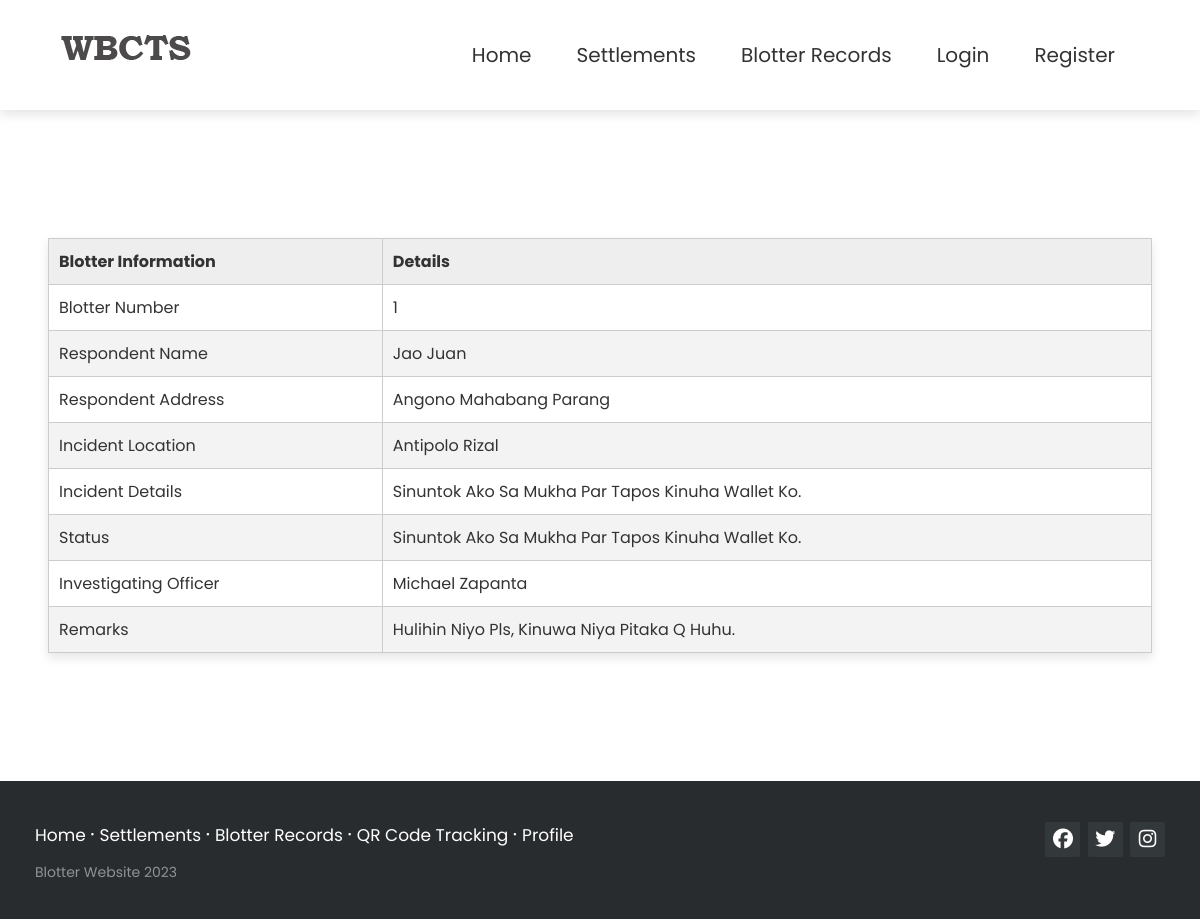
Page /view-blotters.php on the committed database.
### tables this page shows
CREATE TABLE `blotter_records` (
  `id` int(11) NOT NULL,
  `complainant_id` int(11) NOT NULL,
  `complainant_name` varchar(255) NOT NULL,
  `respondent_name` varchar(255) NOT NULL,
  `respondent_address` varchar(255) NOT NULL,
  `incident_location` varchar(255) NOT NULL,
  `incident_details` longtext NOT NULL,
  `incident_type` varchar(255) NOT NULL,
  `blotter_status` varchar(255) DEFAULT 'pending',
  `investigating_officer` varchar(255) DEFAULT NULL,
  `remarks` varchar(255) NOT NULL,
  `qrcode` varchar(255) NOT NULL,
  `is_archived` tinyint(1) DEFAULT 0,
  `created_at` datetime NOT NULL DEFAULT current_timestamp(),
  `updated_at` datetime NOT NULL DEFAULT current_timestamp()
);

### php/models/Blotter.php (called while the page is built, shortened)
<?php
class Blotter
{
    private $table = 'blotter_records';
    private $conn;
    public function __construct($db)
    {
        $this->conn = $db;
    }
    public function read($id)
    {
        $c = $id != null ? "WHERE id = '{$id}'" : "";
        $query = "SELECT * FROM {$this->table} {$c};";
        $stmt = $this->conn->prepare($query);
        $stmt->execute();
        return $stmt;
    }
}

### view-blotters.php (the view, shortened to what this page needs)
<?php
require_once "php/config/Database.php";
require_once "php/models/Blotter.php";
$database = new Database();
$db = $database->connect();
$blotter = new Blotter($db);
$result = $blotter->read($_GET["id"]);
$row = $result->fetch(PDO::FETCH_ASSOC);
$content = <<<CONTENT
	<table class="table table-striped" style="width:100%">
			<thead>
				<th>Blotter Information</th>
				<th>Details</th>
			</thead>
			<tbody>
				<tr>
                    <td>Blotter Number</td>
                    <td>{$row["id"]}</td>
                </tr>
                <tr>
                    <td>Respondent Name</td>
                    <td>{$row["respondent_name"]}</td>
                </tr>
                <tr>
                    <td>Respondent Address</td>
                    <td>{$row["respondent_address"]}</td>
                </tr>
                <tr>
                    <td>Incident Location</td>
                    <td>{$row["incident_location"]}</td>
                </tr>
                <tr>
                    <td>Incident Details</td>
                    <td>{$row["incident_details"]}</td>
                </tr>
                <tr>
                    <td>Status</td>
                    <td>{$row["incident_details"]}</td>
                </tr>
                <tr>
                    <td>Investigating Officer</td>
                    <td>{$row["investigating_officer"]}</td>
                </tr>
                <tr>
                    <td>Remarks</td>
                    <td>{$row["remarks"]}</td>
                </tr>
			</tbody>
		</table>
CONTENT;
?>
<?php include 'templates/default.php'; ?>

### assets/css/footerstyle.css (style rules this page uses)
* { font-family: Roboto; }

### assets/css/headerstyle.css (style rules this page uses)
* { margin: 0; padding: 0; box-sizing: border-box; font-family: Arial, sans-serif; text-transform: capitalize; text-decoration: none; }

### assets/css/style.css (style rules this page uses)
table { border-collapse: collapse; width: 100%; font-family: Arial, sans-serif; color: #333333; background-color: #ffffff; text-align: left; margin: 0 auto; box-shadow: 0 5px 10px rgba(0, 0, 0, 0.1); }
thead th { background-color: #eeeeee; border: 1px solid #cccccc; padding: 10px; }
tbody td { border: 1px solid #cccccc; padding: 10px; }
tbody tr:nth-of-type(even) { background-color: #f3f3f3; }

### templates/default.php (style rules this page uses)
* { margin: 0; padding: 0; outline: none; box-sizing: border-box; font-family: 'Poppins', sans-serif; }
body { font-family: Arial, Helvetica, sans-serif; }

### rows in the picture
blotter_records: id "1", respondent_name "Jao Juan", respondent_address "Angono Mahabang Parang", incident_location "Antipolo Rizal", incident_details "Sinuntok Ako Sa Mukha Par Tapos Kinuha Wallet Ko.", investigating_officer "Michael Zapanta", remarks "Hulihin Niyo Pls, Kinuwa Niya Pitaka Q Huhu."
